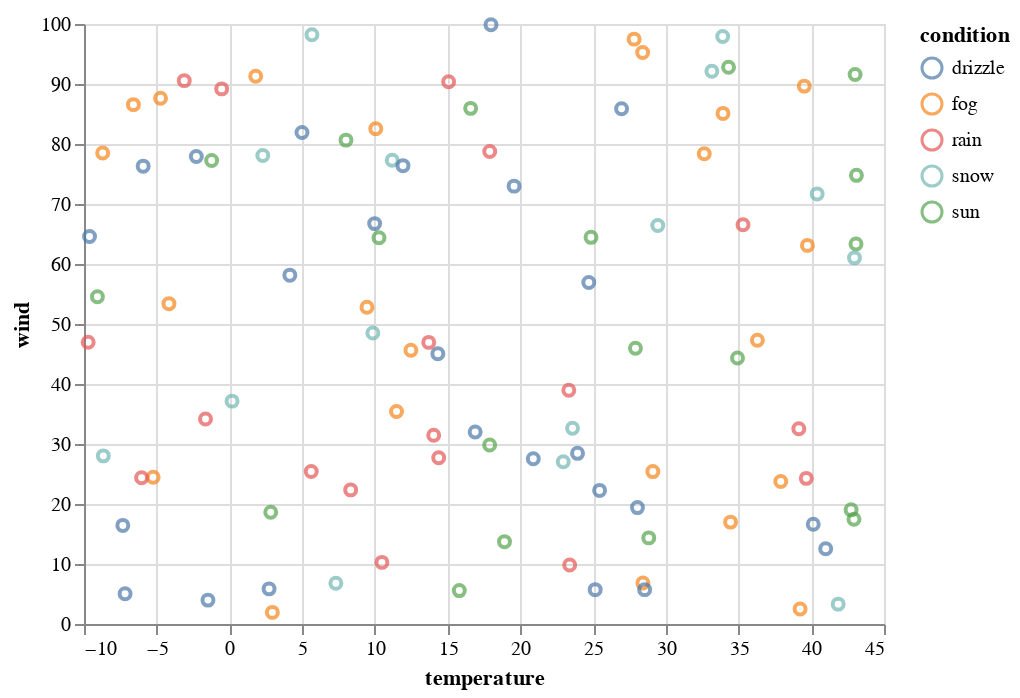

The notebook cell this image was saved under:
### Code cell
base = alt.Chart(df)
point = base.mark_point().encode(
    x=alt.X(field="temperature", type="quantitative", scale=alt.Scale(type="linear")),
    y=alt.Y(field="wind", type="quantitative", scale=alt.Scale(type="linear")),
    color=alt.Color(field="condition", type="nominal", scale=alt.Scale(type="ordinal")),
)
display_chart(point)

### Figure 1 — Vega-Lite specification as saved in the notebook (floating-point values rounded to 4 significant figures)
{"config": {"view": {"continuousWidth": 400, "continuousHeight": 300}}, "data": {"name": "data-124c435c1b687eb7890344117a1c86b4"}, "mark": "point", "encoding": {"color": {"field": "condition", "scale": {"type": "ordinal"}, "type": "nominal"}, "x": {"field": "temperature", "scale": {"type": "linear"}, "type": "quantitative"}, "y": {"field": "wind", "scale": {"type": "linear"}, "type": "quantitative"}}, "$schema": "https://vega.github.io/schema/vega-lite/v4.17.0.json", "datasets": {"data-124c435c1b687eb7890344117a1c86b4": [{"temperature": 17.89, "wind": 78.76, "precipitation": 41.61, "condition": "rain"}, {"temperature": 5.623, "wind": 25.42, "precipitation": 74.91, "condition": "rain"}, {"temperature": 23.39, "wind": 9.846, "precipitation": 81.34, "condition": "rain"}, {"temperature": 20.89, "wind": 27.54, "precipitation": 27.65, "condition": "drizzle"}, {"temperature": 33.91, "wind": 97.91, "precipitation": 36.53, "condition": "snow"}, {"temperature": 39.66, "wind": 24.27, "precipitation": 33.39, "condition": "rain"}, {"temperature": 5.671, "wind": 98.2, "precipitation": 93.73, "condition": "snow"}, {"temperature": -2.278, "wind": 77.9, "precipitation": 50.1, "condition": "drizzle"}, {"temperature": 43.1, "wind": 74.78, "precipitation": 89.96, "condition": "sun"}, {"temperature": 1.805, "wind": 91.29, "precipitation": 29.77, "condition": "fog"}, {"temperature": 14.33, "wind": 45.05, "precipitation": 17.65, "condition": "drizzle"}, {"temperature": 25.45, "wind": 22.27, "precipitation": 60.38, "condition": "drizzle"}, {"temperature": 11.19, "wind": 77.3, "precipitation": 71.65, "condition": "snow"}, {"temperature": 22.95, "wind": 27.04, "precipitation": 92.69, "condition": "snow"}, {"temperature": 33.17, "wind": 92.13, "precipitation": 39.11, "condition": "snow"}, {"temperature": 9.981, "wind": 66.73, "precipitation": 19.37, "condition": "drizzle"}, {"temperature": 2.838, "wind": 18.62, "precipitation": 57.42, "condition": "sun"}, {"temperature": 39.14, "wind": 32.53, "precipitation": 88.22, "condition": "rain"}, {"temperature": 39.23, "wind": 2.511, "precipitation": 78.95, "condition": "fog"}, {"temperature": 2.949, "wind": 1.937, "precipitation": 3.534, "condition": "fog"}, {"temperature": 28.42, "wind": 6.822, "precipitation": 84.57, "condition": "fog"}, {"temperature": 28.41, "wind": 95.25, "precipitation": 2.312, "condition": "fog"}, {"temperature": 23.93, "wind": 28.44, "precipitation": 94.94, "condition": "drizzle"}, {"temperature": 25.14, "wind": 5.725, "precipitation": 72.56, "condition": "drizzle"}, {"temperature": -3.107, "wind": 90.56, "precipitation": 8.208, "condition": "rain"}, {"temperature": 43.07, "wind": 63.34, "precipitation": 35.34, "condition": "sun"}, {"temperature": -8.716, "wind": 78.5, "precipitation": 16.73, "condition": "fog"}, {"temperature": 10.06, "wind": 82.55, "precipitation": 49.82, "condition": "fog"}, {"temperature": 27.91, "wind": 45.94, "precipitation": 87.72, "condition": "sun"}, {"temperature": 28.83, "wind": 14.35, "precipitation": 95.31, "condition": "sun"}, {"temperature": -5.245, "wind": 24.46, "precipitation": 63.16, "condition": "fog"}, {"temperature": -4.739, "wind": 87.62, "precipitation": 67.17, "condition": "fog"}, {"temperature": -1.646, "wind": 34.16, "precipitation": 83.2, "condition": "rain"}, {"temperature": -8.671, "wind": 28.02, "precipitation": 8.858, "condition": "snow"}, {"temperature": 23.59, "wind": 32.61, "precipitation": 90.55, "condition": "snow"}, {"temperature": 42.94, "wind": 17.46, "precipitation": 76.27, "condition": "sun"}, {"temperature": 14.04, "wind": 31.45, "precipitation": 27.74, "condition": "rain"}, {"temperature": 33.93, "wind": 85.1, "precipitation": 48.72, "condition": "fog"}, {"temperature": 29.11, "wind": 25.4, "precipitation": 83.25, "condition": "fog"}, {"temperature": 23.33, "wind": 38.96, "precipitation": 84.81, "condition": "rain"}, {"temperature": 27.82, "wind": 97.48, "precipitation": 59.4, "condition": "fog"}, {"temperature": 24.7, "wind": 56.93, "precipitation": 16.58, "condition": "drizzle"}, {"temperature": 42.74, "wind": 19.02, "precipitation": 37.52, "condition": "sun"}, {"temperature": 39.73, "wind": 63.1, "precipitation": 15.21, "condition": "fog"}, {"temperature": 34.93, "wind": 44.34, "precipitation": 2.992, "condition": "sun"}, {"temperature": 12.48, "wind": 45.64, "precipitation": 1.568, "condition": "fog"}, {"temperature": 11.49, "wind": 35.43, "precipitation": 46.84, "condition": "fog"}, {"temperature": 16.58, "wind": 85.94, "precipitation": 67.67, "condition": "sun"}, {"temperature": 42.97, "wind": 61.02, "precipitation": 40.2, "condition": "snow"}, {"temperature": 43.01, "wind": 91.59, "precipitation": 10.24, "condition": "sun"}, {"temperature": 17.89, "wind": 29.82, "precipitation": 44.29, "condition": "sun"}, {"temperature": 13.7, "wind": 46.94, "precipitation": 76.08, "condition": "rain"}, {"temperature": 4.986, "wind": 81.91, "precipitation": 34.89, "condition": "drizzle"}, {"temperature": -1.478, "wind": 3.979, "precipitation": 7.535, "condition": "drizzle"}, {"temperature": 16.89, "wind": 31.99, "precipitation": 60.46, "condition": "drizzle"}, {"temperature": -7.175, "wind": 5.042, "precipitation": 88.36, "condition": "drizzle"}, {"temperature": 9.859, "wind": 48.49, "precipitation": 23.8, "condition": "snow"}, {"temperature": 28.54, "wind": 5.727, "precipitation": 25.97, "condition": "drizzle"}, {"temperature": 41.85, "wind": 3.311, "precipitation": 1.792, "condition": "snow"}, {"temperature": 39.52, "wind": 89.65, "precipitation": 48.54, "condition": "fog"}, {"temperature": 4.151, "wind": 58.14, "precipitation": 79.66, "condition": "drizzle"}, {"temperature": 7.317, "wind": 6.797, "precipitation": 33.62, "condition": "snow"}, {"temperature": -6.041, "wind": 24.37, "precipitation": 71.47, "condition": "rain"}, {"temperature": 28.05, "wind": 19.4, "precipitation": 71.69, "condition": "drizzle"}, {"temperature": 35.31, "wind": 66.54, "precipitation": 22.88, "condition": "rain"}, {"temperature": -9.078, "wind": 54.53, "precipitation": 66.43, "condition": "sun"}, {"temperature": 34.31, "wind": 92.8, "precipitation": 61.94, "condition": "sun"}, {"temperature": -0.5341, "wind": 89.18, "precipitation": 88.5, "condition": "rain"}, {"temperature": -7.331, "wind": 16.43, "precipitation": 92.16, "condition": "drizzle"}, {"temperature": 34.45, "wind": 16.98, "precipitation": 66.5, "condition": "fog"}, {"temperature": 2.292, "wind": 78.08, "precipitation": 85.09, "condition": "snow"}, {"temperature": 10.28, "wind": 64.38, "precipitation": 46.13, "condition": "sun"}, {"temperature": 14.39, "wind": 27.71, "precipitation": 82.18, "condition": "rain"}, {"temperature": 15.07, "wind": 90.37, "precipitation": 95.43, "condition": "rain"}, {"temperature": -5.932, "wind": 76.31, "precipitation": 48.18, "condition": "drizzle"}, {"temperature": -1.224, "wind": 77.26, "precipitation": 12.19, "condition": "sun"}, {"temperature": 17.98, "wind": 99.89, "precipitation": 5.951, "condition": "drizzle"}, {"temperature": 8.333, "wind": 22.35, "precipitation": 1.991, "condition": "rain"}, {"temperature": 40.99, "wind": 12.54, "precipitation": 3.096, "condition": "drizzle"}, {"temperature": 36.3, "wind": 47.28, "precipitation": 50.72, "condition": "fog"}, {"temperature": 8.012, "wind": 80.65, "precipitation": 84.74, "condition": "sun"}, {"temperature": 32.64, "wind": 78.39, "precipitation": 94.27, "condition": "fog"}, {"temperature": -4.16, "wind": 53.39, "precipitation": 50.61, "condition": "fog"}, {"temperature": -6.602, "wind": 86.56, "precipitation": 62.65, "condition": "fog"}, {"temperature": 40.14, "wind": 16.63, "precipitation": 41.39, "condition": "drizzle"}, {"temperature": 26.96, "wind": 85.88, "precipitation": 71.96, "condition": "drizzle"}, {"temperature": 11.93, "wind": 76.39, "precipitation": 60.41, "condition": "drizzle"}, {"temperature": 19.57, "wind": 72.98, "precipitation": 29.68, "condition": "drizzle"}, {"temperature": 10.48, "wind": 10.27, "precipitation": 85.87, "condition": "rain"}, {"temperature": -9.62, "wind": 64.58, "precipitation": 29.07, "condition": "drizzle"}, {"temperature": 24.86, "wind": 64.44, "precipitation": 32.79, "condition": "sun"}, {"temperature": -9.714, "wind": 46.94, "precipitation": 71.96, "condition": "rain"}, {"temperature": 15.8, "wind": 5.568, "precipitation": 16.5, "condition": "sun"}, {"temperature": 29.45, "wind": 66.42, "precipitation": 96.91, "condition": "snow"}, {"temperature": 0.179, "wind": 37.14, "precipitation": 7.393, "condition": "snow"}, {"temperature": 37.9, "wind": 23.74, "precipitation": 85.44, "condition": "fog"}, {"temperature": 40.41, "wind": 71.68, "precipitation": 91.26, "condition": "snow"}, {"temperature": 2.723, "wind": 5.857, "precipitation": 54.03, "condition": "drizzle"}, {"temperature": 9.453, "wind": 52.78, "precipitation": 90.04, "condition": "fog"}, {"temperature": 18.91, "wind": 13.73, "precipitation": 34.57, "condition": "sun"}]}}
